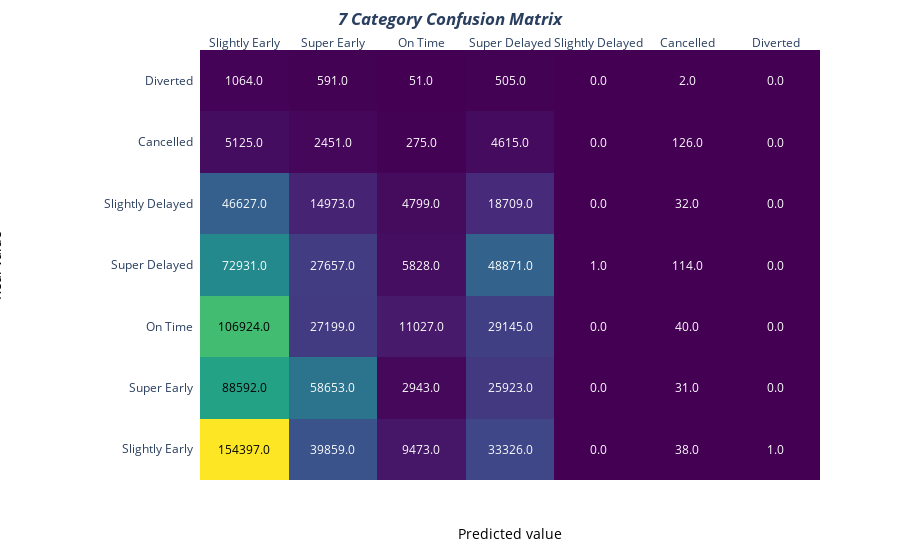

The code cell stored with this chart in its notebook:
### Markdown cell above
## 7-Category Confusion Matrixes

### Code cell
import plotly.figure_factory as ff

z = [[1.54397e+05, 3.98590e+04, 9.47300e+03, 3.33260e+04, 0.00000e+00, 3.80000e+01,
  1.00000e+00],
 [8.85920e+04, 5.86530e+04, 2.94300e+03, 2.59230e+04, 0.00000e+00, 3.10000e+01,
  0.00000e+00],
 [1.06924e+05, 2.71990e+04, 1.10270e+04, 2.91450e+04, 0.00000e+00, 4.00000e+01,
  0.00000e+00],
 [7.29310e+04, 2.76570e+04, 5.82800e+03, 4.88710e+04, 1.00000e+00, 1.14000e+02,
  0.00000e+00],
 [4.66270e+04, 1.49730e+04, 4.79900e+03, 1.87090e+04, 0.00000e+00, 3.20000e+01,
  0.00000e+00],
 [5.12500e+03, 2.45100e+03, 2.75000e+02, 4.61500e+03, 0.00000e+00, 1.26000e+02,
  0.00000e+00],
 [1.06400e+03, 5.91000e+02, 5.10000e+01, 5.05000e+02, 0.00000e+00, 2.00000e+00,
  0.00000e+00]]

x = ['Slightly Early', 'Super Early', 'On Time', 'Super Delayed', 'Slightly Delayed', 'Cancelled', 'Diverted']
y =  ['Slightly Early', 'Super Early', 'On Time', 'Super Delayed', 'Slightly Delayed', 'Cancelled', 'Diverted']

# change each element of z to type string for annotations
z_text = [[str(y) for y in x] for x in z]

# set up figure 
fig = ff.create_annotated_heatmap(z, x=x, y=y, annotation_text=z_text, colorscale='Viridis')

# add title
fig.update_layout(title_text='<i><b>7 Category Confusion Matrix</b></i>', title_x=0.5
                  #xaxis = dict(title='x'),
                  #yaxis = dict(title='x')
                 )

# add custom xaxis title
fig.add_annotation(dict(font=dict(color="black",size=14),
                        x=0.5,
                        y=-0.15,
                        showarrow=False,
                        text="Predicted value",
                        xref="paper",
                        yref="paper"))

# add custom yaxis title
fig.add_annotation(dict(font=dict(color="black",size=14),
                        x=-0.35,
                        y=0.5,
                        showarrow=False,
                        text="Real value",
                        textangle=-90,
                        xref="paper",
                        yref="paper"))

# adjust margins to make room for yaxis title
fig.update_layout(margin=dict(t=50, l=200))

# add colorbar
fig.show()

### Figure 1 — Plotly figure (JSON) as saved in the notebook; plotly's stock layout.template omitted (floating-point values rounded to 4 significant figures)
{"data": [{"colorscale": [[0, "#440154"], [0.1111, "#482878"], [0.2222, "#3e4989"], [0.3333, "#31688e"], [0.4444, "#26828e"], [0.5556, "#1f9e89"], [0.6667, "#35b779"], [0.7778, "#6ece58"], [0.8889, "#b5de2b"], [1, "#fde725"]], "reversescale": false, "showscale": false, "type": "heatmap", "x": ["Slightly Early", "Super Early", "On Time", "Super Delayed", "Slightly Delayed", "Cancelled", "Diverted"], "y": ["Slightly Early", "Super Early", "On Time", "Super Delayed", "Slightly Delayed", "Cancelled", "Diverted"], "z": [[154397, 39859, 9473, 33326, 0, 38, 1], [88592, 58653, 2943, 25923, 0, 31, 0], [106924, 27199, 11027, 29145, 0, 40, 0], [72931, 27657, 5828, 48871, 1, 114, 0], [46627, 14973, 4799, 18709, 0, 32, 0], [5125, 2451, 275, 4615, 0, 126, 0], [1064, 591, 51, 505, 0, 2, 0]]}], "layout": {"annotations": [{"font": {"color": "#000000"}, "showarrow": false, "text": "154397.0", "x": "Slightly Early", "xref": "x", "y": "Slightly Early", "yref": "y"}, {"font": {"color": "#FFFFFF"}, "showarrow": false, "text": "39859.0", "x": "Super Early", "xref": "x", "y": "Slightly Early", "yref": "y"}, {"font": {"color": "#FFFFFF"}, "showarrow": false, "text": "9473.0", "x": "On Time", "xref": "x", "y": "Slightly Early", "yref": "y"}, {"font": {"color": "#FFFFFF"}, "showarrow": false, "text": "33326.0", "x": "Super Delayed", "xref": "x", "y": "Slightly Early", "yref": "y"}, {"font": {"color": "#FFFFFF"}, "showarrow": false, "text": "0.0", "x": "Slightly Delayed", "xref": "x", "y": "Slightly Early", "yref": "y"}, {"font": {"color": "#FFFFFF"}, "showarrow": false, "text": "38.0", "x": "Cancelled", "xref": "x", "y": "Slightly Early", "yref": "y"}, {"font": {"color": "#FFFFFF"}, "showarrow": false, "text": "1.0", "x": "Diverted", "xref": "x", "y": "Slightly Early", "yref": "y"}, {"font": {"color": "#000000"}, "showarrow": false, "text": "88592.0", "x": "Slightly Early", "xref": "x", "y": "Super Early", "yref": "y"}, {"font": {"color": "#FFFFFF"}, "showarrow": false, "text": "58653.0", "x": "Super Early", "xref": "x", "y": "Super Early", "yref": "y"}, {"font": {"color": "#FFFFFF"}, "showarrow": false, "text": "2943.0", "x": "On Time", "xref": "x", "y": "Super Early", "yref": "y"}, {"font": {"color": "#FFFFFF"}, "showarrow": false, "text": "25923.0", "x": "Super Delayed", "xref": "x", "y": "Super Early", "yref": "y"}, {"font": {"color": "#FFFFFF"}, "showarrow": false, "text": "0.0", "x": "Slightly Delayed", "xref": "x", "y": "Super Early", "yref": "y"}, {"font": {"color": "#FFFFFF"}, "showarrow": false, "text": "31.0", "x": "Cancelled", "xref": "x", "y": "Super Early", "yref": "y"}, {"font": {"color": "#FFFFFF"}, "showarrow": false, "text": "0.0", "x": "Diverted", "xref": "x", "y": "Super Early", "yref": "y"}, {"font": {"color": "#000000"}, "showarrow": false, "text": "106924.0", "x": "Slightly Early", "xref": "x", "y": "On Time", "yref": "y"}, {"font": {"color": "#FFFFFF"}, "showarrow": false, "text": "27199.0", "x": "Super Early", "xref": "x", "y": "On Time", "yref": "y"}, {"font": {"color": "#FFFFFF"}, "showarrow": false, "text": "11027.0", "x": "On Time", "xref": "x", "y": "On Time", "yref": "y"}, {"font": {"color": "#FFFFFF"}, "showarrow": false, "text": "29145.0", "x": "Super Delayed", "xref": "x", "y": "On Time", "yref": "y"}, {"font": {"color": "#FFFFFF"}, "showarrow": false, "text": "0.0", "x": "Slightly Delayed", "xref": "x", "y": "On Time", "yref": "y"}, {"font": {"color": "#FFFFFF"}, "showarrow": false, "text": "40.0", "x": "Cancelled", "xref": "x", "y": "On Time", "yref": "y"}, {"font": {"color": "#FFFFFF"}, "showarrow": false, "text": "0.0", "x": "Diverted", "xref": "x", "y": "On Time", "yref": "y"}, {"font": {"color": "#FFFFFF"}, "showarrow": false, "text": "72931.0", "x": "Slightly Early", "xref": "x", "y": "Super Delayed", "yref": "y"}, {"font": {"color": "#FFFFFF"}, "showarrow": false, "text": "27657.0", "x": "Super Early", "xref": "x", "y": "Super Delayed", "yref": "y"}, {"font": {"color": "#FFFFFF"}, "showarrow": false, "text": "5828.0", "x": "On Time", "xref": "x", "y": "Super Delayed", "yref": "y"}, {"font": {"color": "#FFFFFF"}, "showarrow": false, "text": "48871.0", "x": "Super Delayed", "xref": "x", "y": "Super Delayed", "yref": "y"}, {"font": {"color": "#FFFFFF"}, "showarrow": false, "text": "1.0", "x": "Slightly Delayed", "xref": "x", "y": "Super Delayed", "yref": "y"}, {"font": {"color": "#FFFFFF"}, "showarrow": false, "text": "114.0", "x": "Cancelled", "xref": "x", "y": "Super Delayed", "yref": "y"}, {"font": {"color": "#FFFFFF"}, "showarrow": false, "text": "0.0", "x": "Diverted", "xref": "x", "y": "Super Delayed", "yref": "y"}, {"font": {"color": "#FFFFFF"}, "showarrow": false, "text": "46627.0", "x": "Slightly Early", "xref": "x", "y": "Slightly Delayed", "yref": "y"}, {"font": {"color": "#FFFFFF"}, "showarrow": false, "text": "14973.0", "x": "Super Early", "xref": "x", "y": "Slightly Delayed", "yref": "y"}, {"font": {"color": "#FFFFFF"}, "showarrow": false, "text": "4799.0", "x": "On Time", "xref": "x", "y": "Slightly Delayed", "yref": "y"}, {"font": {"color": "#FFFFFF"}, "showarrow": false, "text": "18709.0", "x": "Super Delayed", "xref": "x", "y": "Slightly Delayed", "yref": "y"}, {"font": {"color": "#FFFFFF"}, "showarrow": false, "text": "0.0", "x": "Slightly Delayed", "xref": "x", "y": "Slightly Delayed", "yref": "y"}, {"font": {"color": "#FFFFFF"}, "showarrow": false, "text": "32.0", "x": "Cancelled", "xref": "x", "y": "Slightly Delayed", "yref": "y"}, {"font": {"color": "#FFFFFF"}, "showarrow": false, "text": "0.0", "x": "Diverted", "xref": "x", "y": "Slightly Delayed", "yref": "y"}, {"font": {"color": "#FFFFFF"}, "showarrow": false, "text": "5125.0", "x": "Slightly Early", "xref": "x", "y": "Cancelled", "yref": "y"}, {"font": {"color": "#FFFFFF"}, "showarrow": false, "text": "2451.0", "x": "Super Early", "xref": "x", "y": "Cancelled", "yref": "y"}, {"font": {"color": "#FFFFFF"}, "showarrow": false, "text": "275.0", "x": "On Time", "xref": "x", "y": "Cancelled", "yref": "y"}, {"font": {"color": "#FFFFFF"}, "showarrow": false, "text": "4615.0", "x": "Super Delayed", "xref": "x", "y": "Cancelled", "yref": "y"}, {"font": {"color": "#FFFFFF"}, "showarrow": false, "text": "0.0", "x": "Slightly Delayed", "xref": "x", "y": "Cancelled", "yref": "y"}, {"font": {"color": "#FFFFFF"}, "showarrow": false, "text": "126.0", "x": "Cancelled", "xref": "x", "y": "Cancelled", "yref": "y"}, {"font": {"color": "#FFFFFF"}, "showarrow": false, "text": "0.0", "x": "Diverted", "xref": "x", "y": "Cancelled", "yref": "y"}, {"font": {"color": "#FFFFFF"}, "showarrow": false, "text": "1064.0", "x": "Slightly Early", "xref": "x", "y": "Diverted", "yref": "y"}, {"font": {"color": "#FFFFFF"}, "showarrow": false, "text": "591.0", "x": "Super Early", "xref": "x", "y": "Diverted", "yref": "y"}, {"font": {"color": "#FFFFFF"}, "showarrow": false, "text": "51.0", "x": "On Time", "xref": "x", "y": "Diverted", "yref": "y"}, {"font": {"color": "#FFFFFF"}, "showarrow": false, "text": "505.0", "x": "Super Delayed", "xref": "x", "y": "Diverted", "yref": "y"}, {"font": {"color": "#FFFFFF"}, "showarrow": false, "text": "0.0", "x": "Slightly Delayed", "xref": "x", "y": "Diverted", "yref": "y"}, {"font": {"color": "#FFFFFF"}, "showarrow": false, "text": "2.0", "x": "Cancelled", "xref": "x", "y": "Diverted", "yref": "y"}, {"font": {"color": "#FFFFFF"}, "showarrow": false, "text": "0.0", "x": "Diverted", "xref": "x", "y": "Diverted", "yref": "y"}, {"font": {"color": "black", "size": 14}, "showarrow": false, "text": "Predicted value", "x": 0.5, "xref": "paper", "y": -0.15, "yref": "paper"}, {"font": {"color": "black", "size": 14}, "showarrow": false, "text": "Real value", "textangle": -90, "x": -0.35, "xref": "paper", "y": 0.5, "yref": "paper"}], "margin": {"l": 200, "t": 50}, "title": {"text": "<i><b>7 Category Confusion Matrix</b></i>", "x": 0.5}, "xaxis": {"dtick": 1, "gridcolor": "rgb(0, 0, 0)", "side": "top", "ticks": ""}, "yaxis": {"dtick": 1, "ticks": "", "ticksuffix": "  "}}}
